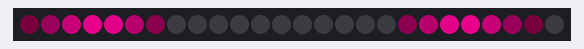
Simulated run of this program. Board: Raspberry Pi Pico running MicroPython. On the bench: 26 RGB LEDs in strip order, left to right. Dim RGB values are drawn brighter than linear.

Above: at 0.45 s.
At 5.35 s:
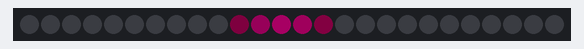
At 10.24 s:
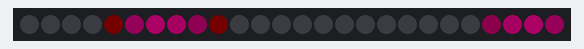
At 20.03 s:
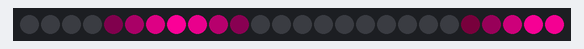
At 29.83 s:
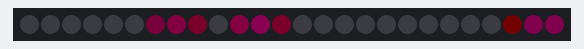
At 39.31 s:
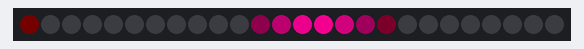

The program:

sparkles.py
```python
import math
import time

import plasma

"""
Use multiple overlapping, phase-shifted sine waves to create a sparkly effect.
"""

NUM_LEDS = 26
EFFECT_SPEED = 2       # Does what it says on the tin! (lower is slower but you might see quantization/stepping)
EFFECT_SHARPNESS = 10  # Numbers between 1 and 1000 are practical, give them a try!
EFFECT_FPS = 60        # You'll probably never need to change this

led_strip = plasma.WS2812(NUM_LEDS)
led_strip.start()

period = math.pi * EFFECT_SPEED

try:
    while True:
        t = time.ticks_ms() / 1000 * period
        t *= 0.5

        for i in range(NUM_LEDS):
            led_offset = i / NUM_LEDS
            led_offset *= math.pi
            led_offset *= 3
            led_offset += t

            # A sine with a 2x period, shifted to 0 to 254
            # This provides a brightness cycling effect phase-locked to the LEDs
            br = (math.sin(t / 2 + led_offset) + 1) * 127

            # Calculate slightly out of phase sine waves for the red, green and blue channels
            r = (math.sin(led_offset + (period * 0.85)) + 1) / 2
            g = (math.sin(led_offset + (period * 0.90)) + 1) / 2
            b = (math.sin(led_offset + (period * 0.95)) + 1) / 2

            # Convert the slow procession of the sine wave into a brief pulse
            # by raising it by a power we've called EFFECT_SHARPNESS
            # https://www.wolframalpha.com/input?i=plot+pow%28%28sin%28x%29+%2B+1%29+%2F+2.0%2C+10%29%2C+%28sin%28x%29+%2B+1%29+%2F+2.0
            r = min(1, max(0, math.pow(r, EFFECT_SHARPNESS)))
            g = min(1, max(0, math.pow(g, EFFECT_SHARPNESS)))
            b = min(1, max(0, math.pow(b, EFFECT_SHARPNESS)))

            # Tune the output colours and apply brightness
            # This is a nice greeny teal
            r = 0
            g = int(g * br)
            b = int(g * 0.6)

            led_strip.set_rgb(i, g, r, b)

        time.sleep(1.0 / EFFECT_FPS)
finally:
    led_strip.clear()
    led_strip.stop()
```
